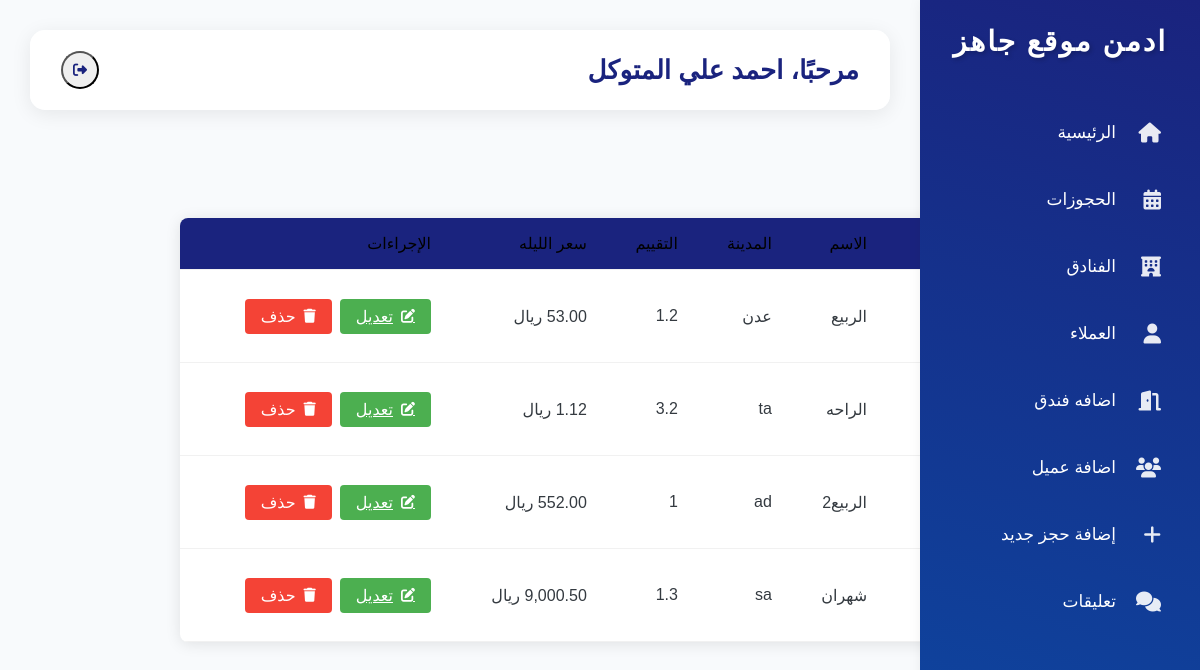
The page /dashboard/hotels.php (signed in) on the database its author committed.
### tables this page shows
CREATE TABLE `hotels` (
  `id` int(11) NOT NULL,
  `name` varchar(255) NOT NULL,
  `description` text NOT NULL,
  `location` varchar(255) NOT NULL,
  `rating` float NOT NULL,
  `price` float NOT NULL,
  `image` varchar(255) NOT NULL,
  `city` varchar(20) NOT NULL
);

### dashboard/hotels.php (the view, shortened to what this page needs)
<?php
require_once('../config.php');
include_once 'sidebar.php';
include_once 'header.php';
$hotels = [];
$sql = "SELECT * FROM hotels ORDER BY id DESC";
$result = $conn->query($sql);
if($result->num_rows > 0){
    while($row = $result->fetch_assoc()){
        $hotels[] = $row;
    }
}
?>
<div class="content">
    <h1 class="page-title">
                <i class="fas fa-calendar-alt"></i>
                إدارة الحجوزات
            </h1>
    <table class="hotels-table">
        <thead>
            <tr>
                <th>الصورة</th>
                <th>الاسم</th>
                <th>المدينة</th>
                <th>التقييم</th>
                <th>سعر الليله</th>
                <th>الإجراءات</th>
            </tr>
        </thead>
        <tbody>
            <?php foreach($hotels as $hotel): ?>
            <tr>
                <td><img src="uploads/<?= $hotel['image'] ?>" alt="<?= $hotel['name'] ?>" style="width:80px;height:60px;object-fit:cover;"></td>
                <td><?= htmlspecialchars($hotel['name']) ?></td>
                <td><?= htmlspecialchars($hotel['city']) ?></td>
                <td><?= $hotel['rating'] ?></td>
                <td><?= number_format($hotel['price'], 2) ?> ريال</td>
                <td>
                    <div class="action-buttons">
                        <a href="edit_hotel.php?id=<?= $hotel['id'] ?>" class="btn btn-edit">
                            <i class="fas fa-edit"></i>
                            تعديل
                        </a>
                        <form method="POST" action="delete_hotel.php" style="display:inline-block;" onsubmit="return confirm('هل أنت متأكد من الحذف؟')">
                            <button type="submit" class="btn btn-delete">
                                <i class="fas fa-trash"></i>
                                حذف
                            </button>
                        </form>
                    </div>
                </td>
            </tr>
            <?php endforeach; ?>
        </tbody>
    </table>
</div>

### dashboard/css/style.css (style rules this page uses)
.hotels-table { width: 100%; border-collapse: collapse; margin: 2rem 0; background: white; border-radius: 0.5rem; overflow: hidden; box-shadow: 0 2px 15px rgba(0,0,0,0.1); max-width: 70%; margin: auto; }
.hotels-table th, .hotels-table td { padding: 1rem; text-align: right; border-bottom: 1px solid #f1f1f1; }
.hotels-table th { background: var(--primary-color); color: black; font-weight: 500; }
.action-buttons { display: flex; gap: 0.5rem; }
.btn { padding: 0.5rem 1rem; border: none; border-radius: 0.25rem; cursor: pointer; display: flex; align-items: center; gap: 0.5rem; transition: all 0.3s ease; }
.btn-edit { background: #4CAF50; color: white; }
.btn-delete { background: #f44336; color: white; }
.btn { padding: 10px 20px; border: none; border-radius: 4px; cursor: pointer; font-size: 16px; }
body { color: #343a40; }
.btn { padding: 8px 12px; border: none; border-radius: 4px; font-size: 0.9rem; cursor: pointer; transition: background-color 0.3s ease; display: inline-flex; align-items: center; justify-content: center; gap: 5px; }
.fas { font-size: 14px; }
.btn { padding: 10px 20px; border: none; border-radius: 4px; font-size: 1rem; cursor: pointer; transition: background-color 0.3s ease; }
:root { --primary-color: #1a237e; --secondary-color: #4CAF50; --background: #f8fafc; --text-dark: #1e293b; }

### dashboard/sidebar.php (style rules this page uses)
* { margin: 0; padding: 0; box-sizing: border-box; font-family: 'Tajawal', sans-serif; }
body { background: #f8fafc; }

### dashboard/hotels.php (style rules this page uses)
.hotels-table { width: 100%; border-collapse: collapse; margin: 2rem 0; background: white; border-radius: 0.5rem; overflow: hidden; box-shadow: 0 2px 15px rgba(0,0,0,0.1); max-width: 70%; margin: auto; }
.hotels-table th, .hotels-table td { padding: 1rem; text-align: right; border-bottom: 1px solid #f1f1f1; }
.hotels-table th { background: var(--primary-color); color: black; font-weight: 500; }
.action-buttons { display: flex; gap: 0.5rem; }
.btn { padding: 0.5rem 1rem; border: none; border-radius: 0.25rem; cursor: pointer; display: flex; align-items: center; gap: 0.5rem; transition: all 0.3s ease; }
.btn-edit { background: #4CAF50; color: white; }
.btn-delete { background: #f44336; color: white; }

### rows shown on the page
hotels: image (picture), name "الربيع", city "عدن", rating "1.2"
hotels: image (picture), name "الراحه", city "ta", rating "3.2"
hotels: image (picture), name "الربيع2", city "ad", rating "1"
hotels: image (picture), name "شهران", city "sa", rating "1.3"

### other values the page prints
$username "احمد علي المتوكل"
